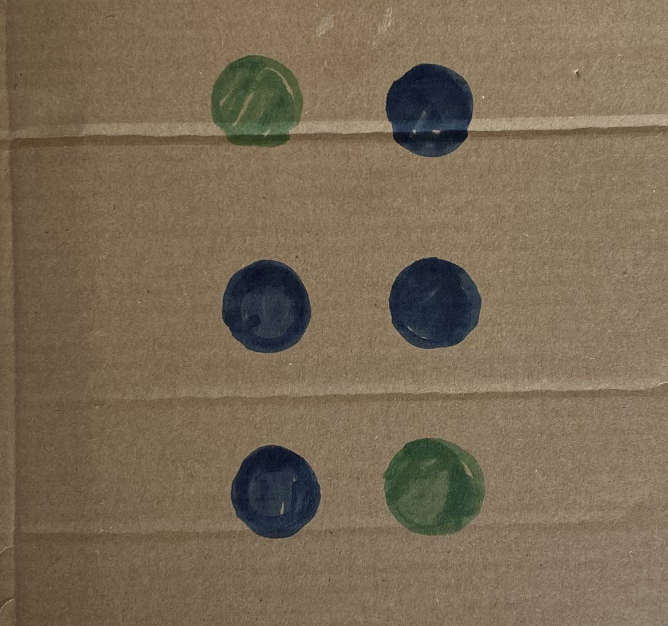
#> input picture src/controller/IMG_2338_3.jpg, 1336 x 1252 px, given in place of the camera (shown at 1/2 size)
$ python Testbench.py
#> lines starting #> are read from the running program, lines starting #| are printed output that depends on the picture; after the words box and inside, x2 and y2 are one past the last pixel; in counts of white or black regions, pixels touching at a corner belong together
### src/controller/circle.py
import sys
import cv2 as cv
import numpy as np

DEFAULT_WIDTH = 640

def circle_detection(frame, return_image=False, width=DEFAULT_WIDTH):
    """
    Detects circles in the given frame.
    Args:
        frame (numpy.ndarray): The frame to detect circles in.
        return_image (bool): Whether to return the processed image with the circles drawn on it.

    Returns:
        list of circles (x, y, radius) if return_image is False
        else (list of circles, processed image)
    """
    # Resize image to so width is 320, keep aspect ratio
    width = 320
    height = int(frame.shape[0] * width / frame.shape[1])
    #src = cv.resize(src, (width, height))

    gray = cv.cvtColor(frame, cv.COLOR_BGR2GRAY)

    # Increase kernel size make it more robust against noise
    # gray = cv.medianBlur(gray, 5)
    gray = cv.medianBlur(gray, 7)


    rows = gray.shape[0]
    circles = cv.HoughCircles(gray, cv.HOUGH_GRADIENT, 1, rows / 8,
                               param1=100, param2=30,
                               minRadius=5, maxRadius=100)


    # Return list circles
    if circles is not None:
        circles = np.uint16(np.around(circles))
        for i in circles[0, :]:
            center = (i[0], i[1])
            # circle center
            #cv.circle(src, center, 1, (0, 100, 100), 3)
            # circle outline
            radius = i[2]
            #cv.circle(src, center, radius, (255, 0, 255), 3)


    #cv.imshow("detected circles", src)
    #cv.waitKey(0)
    if return_image:
        return circles, frame

    if circles is not None:
        return circles[0, :]
    return []


def circle_green_detection(src):

    # Convert the image to HSV color space
    hsv_image = cv.cvtColor(src, cv.COLOR_BGR2HSV)

    # Define the range of green color in HSV
    lower_green = np.array([21, 28, 0])
    upper_green = np.array([71, 255, 113])

    # Create a binary mask using the green color range
    green_mask = cv.inRange(hsv_image, lower_green, upper_green)

    # Perform some morphological operations to reduce noise
    kernel = np.ones((5, 5), np.uint8)
    green_mask = cv.morphologyEx(green_mask, cv.MORPH_OPEN, kernel)
    green_mask = cv.morphologyEx(green_mask, cv.MORPH_CLOSE, kernel)
    # show the green mask
    #cv.imshow("green mask", green_mask)
    rows = green_mask.shape[0]

    find_circle = True
    find_ellep = False

    if find_circle==True:
        circles = cv.HoughCircles(green_mask, cv.HOUGH_GRADIENT, 1, rows / 8,
                                param1=100, param2=30,
                                minRadius=5, maxRadius=100)

        # Return list circles
        if circles is not None:
            circles = np.uint16(np.around(circles))
            for i in circles[0, :]:
                center = (i[0], i[1])
                # circle center
                #cv.circle(src, center, 1, (0, 100, 100), 3)
                # circle outline
                radius = i[2]
                #cv.circle(src, center, radius, (255, 0, 255), 3)

        #cv.imshow("detected circles", src)
        #cv.waitKey(0)

        if circles is not None:
            return circles[0, :]

    if find_ellep == True:
        # find elipse
        contours, hierarchy = cv.findContours(green_mask, cv.RETR_TREE, cv.CHAIN_APPROX_SIMPLE)
        for cnt in contours:
            area = cv.contourArea(cnt)
            if area > 100:
                ellipse = cv.fitEllipse(cnt)
                center = (int(ellipse[0][0]), int(ellipse[0][1]))
                # [5 lines of commented-out code are left out]
        if ellipse is not None:
            return ellipse


    return []

# [14 lines left out: function main, not called in this run]

# [2 lines that do not run on import are left out]

### src/Testbench.py
import cv2
from controller.circle import *
import numpy as np
import time

import cv2 as cv
import numpy as np


class ExponentialMovingAverage:
    def __init__(self, alpha=0.1):
        self.alpha = alpha
        self.value = None

    def update(self, value):
        if self.value is None:
            self.value = value
        else:
            self.value = self.alpha * value + (1 - self.alpha) * self.value

    def get_value(self):
        return self.value


cap = cv.VideoCapture(0)

while True:
    ret, frame = cap.read()
#> frame is the input picture: shape (1252, 1336, 3); mean B, G, R 84.8, 106, 121.7
    width = 320
    height = int(frame.shape[0] * width / frame.shape[1])
#> height = 299
    dim = (width, height)
#> dim = (320, 299)
    frame = cv.resize(frame, dim, interpolation=cv.INTER_AREA)
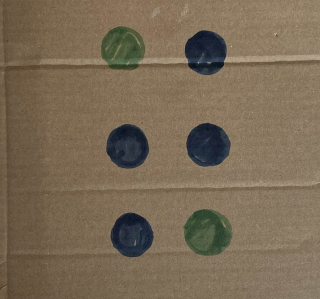
#> frame: shape (299, 320, 3); mean B, G, R 84.8, 106, 121.7
    if not ret:
        break

    all_circles = circle_detection(frame)
#> in circle_detection, `gray = cv.cvtColor(frame, cv.COLOR_BGR2GRAY)`:
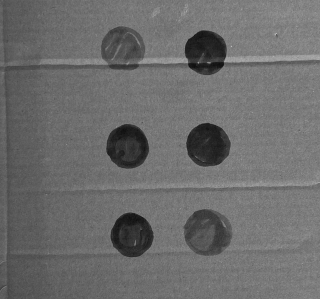
#> gray: shape (299, 320); min 14, max 188, mean 108.3
#> in circle_detection, `circles = cv.HoughCircles(gray, cv.HOUGH_GRADIENT, 1, rows / 8, param1..`: circles = [[207.5, 144.5, 21.4], [208.5, 231.5, 24], [130.5, 234.5, 21.4], [127.5, 148.5, 19.9], [205.5, 49.5, 19.9]]
#> in circle_detection, `circles = np.uint16(np.around(circles))`: circles = [[208, 144, 21], [208, 232, 24], [130, 234, 21], [128, 148, 20], [206, 50, 20]]
#> the loop in circle_detection, `for i in circles[0, :]:` made 5 passes
#> all_circles has the same summary as circles in circle_detection
    goal_circles = circle_green_detection(frame)
#> in circle_green_detection, `hsv_image = cv.cvtColor(src, cv.COLOR_BGR2HSV)`: hsv_image: shape (299, 320, 3); mean H, S, V 23.5, 84.3, 123.5
#> in circle_green_detection, `green_mask = cv.inRange(hsv_image, lower_green, upper_green)`:
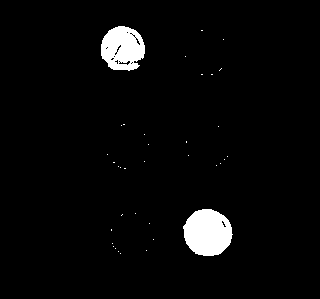
#> green_mask: shape (299, 320); 3.5% white; 36 white regions (34 under 20 px), largest, box (x1, y1, x2, y2) and area: (183, 209, 233, 256) 1802, (101, 26, 145, 71) 1478
#> in circle_green_detection, `green_mask = cv.morphologyEx(green_mask, cv.MORPH_OPEN, kernel)`:
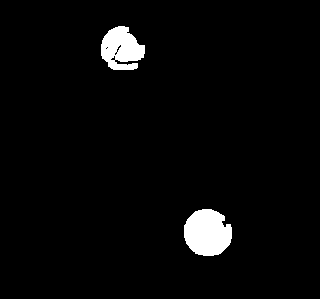
#> green_mask: shape (299, 320); 3.3% white; 2 white regions, box (x1, y1, x2, y2) and area: (184, 209, 232, 256) 1768, (101, 26, 145, 70) 1350
#> in circle_green_detection, `green_mask = cv.morphologyEx(green_mask, cv.MORPH_CLOSE, kernel)`: green_mask: shape (299, 320); 3.4% white; 2 white regions, box (x1, y1, x2, y2) and area: (184, 209, 232, 256) 1783, (101, 26, 145, 70) 1432
#> in circle_green_detection, `circles = cv.HoughCircles(green_mask, cv.HOUGH_GRADIENT, 1, rows / 8, ..`: circles = None
#> goal_circles = []

    cv.line(frame, (0, int(height/2)), (width, int(height/2)), (0, 0, 0), 2)
    cv.line(frame, (int(width/2), 0), (int(width/2), height), (255, 0, 0), 2)
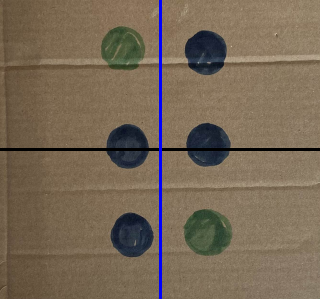
#> frame: shape (299, 320, 3); mean B, G, R 85.6, 104, 119.4

    for circle in all_circles:

        cv.circle(frame, (circle[0], circle[1]), circle[2], (0, 255, 0), 2)
        cv.circle(frame, (circle[0], circle[1]), 2, (0, 0, 255), 3)
#> this loop made 5 passes
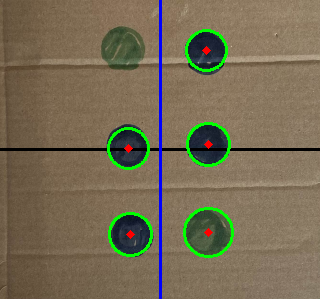
#> frame: shape (299, 320, 3); 2.36% of pixels changed, all inside (x1, y1, x2, y2) = (107, 29, 234, 258)

    for circle in all_circles:
        dist_to_horizontal_line = abs(circle[1] - int(height/2))

        if dist_to_horizontal_line <= circle[2]:
            print("True")
        else:
            print("False")
#> this loop made 5 passes
#> (circle, dist_to_horizontal_line) on passes 1 to 5: ([208, 144, 21], 5), ([208, 232, 24], 83), ([130, 234, 21], 85), ([128, 148, 20], 1), ([206, 50, 20], 99)
#| True
#| False
#| False
#| True
#| False

    cv.imshow('Robot Controller', frame)

    if cv.waitKey(1) & 0xFF == ord('q'):
#> (key q is pressed here)
        break

cap.release()
cv.destroyAllWindows()

$ run again, on src/controller/IMG_2338_4.jpg
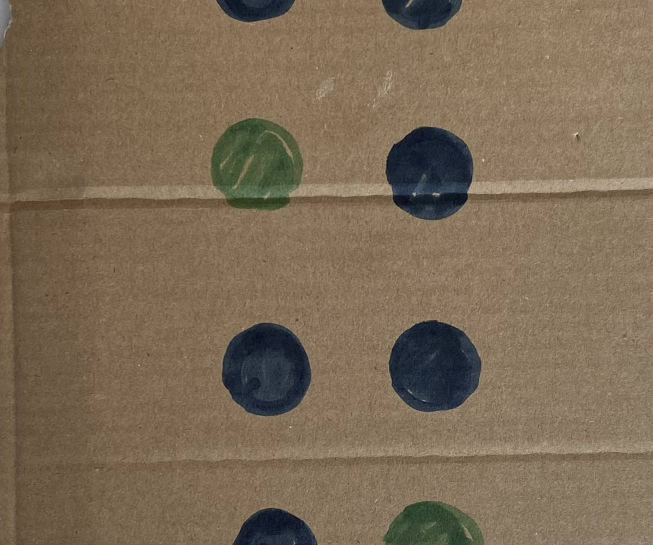
#> input picture src/controller/IMG_2338_4.jpg, 1305 x 1089 px, given in place of the camera (shown at 1/2 size)
#> frame is the input picture: shape (1089, 1305, 3); mean B, G, R 84.9, 106.3, 123.4
#> in circle_detection, `circles = cv.HoughCircles(gray, cv.HOUGH_GRADIENT, 1, rows / 8, param1..`: circles = [[131.5, 180.5, 22.1], [213.5, 179.5, 22.3], [211.5, 82.5, 20.7]]
#> in circle_detection, `circles = np.uint16(np.around(circles))`: circles = [[132, 180, 22], [214, 180, 22], [212, 82, 21]]
#> the loop in circle_detection, `for i in circles[0, :]:` made 3 passes
#> hsv_image: shape (267, 320, 3); mean H, S, V 23.5, 86.7, 125.3
#> in circle_green_detection, `green_mask = cv.morphologyEx(green_mask, cv.MORPH_CLOSE, kernel)`:
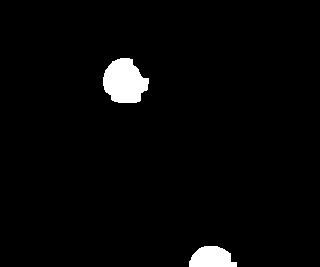
#> green_mask: shape (267, 320); 2.7% white; 2 white regions, box (x1, y1, x2, y2) and area: (103, 58, 149, 103) 1517, (189, 246, 237, 267) 775
#> in circle_green_detection, `circles = cv.HoughCircles(green_mask, cv.HOUGH_GRADIENT, 1, rows / 8, ..`: circles = None
#> goal_circles = []
#> the loop `for circle in all_circles: ` made 3 passes
#> after the loop `for circle in all_circles:`:
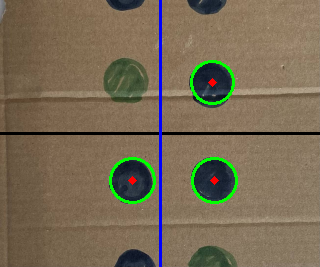
#> frame: shape (267, 320, 3); mean B, G, R 84.3, 106.5, 119.8
#> the loop `for circle in all_circles:` made 3 passes
#> (circle, dist_to_horizontal_line) on passes 1 to 3: ([132, 180, 22], 47), ([214, 180, 22], 47), ([212, 82, 21], 51)
#> (printed output is left out)

$ run again, on src/controller/IMG_2338_6.jpg
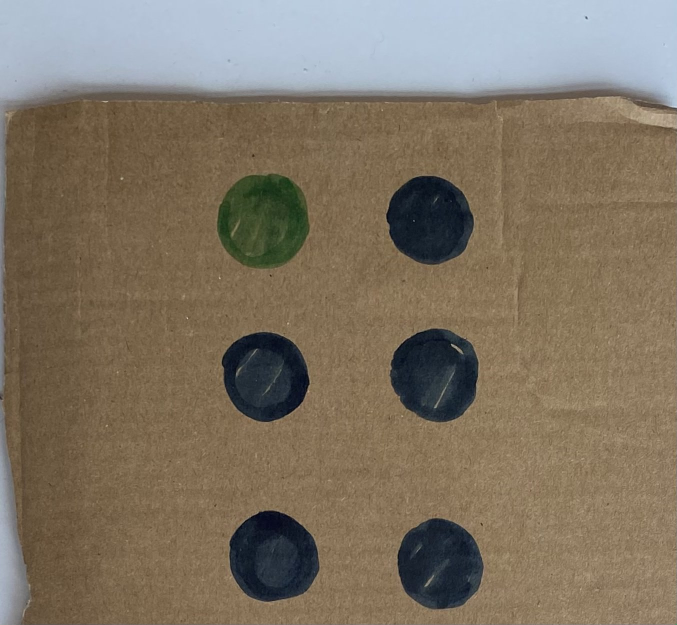
#> input picture src/controller/IMG_2338_6.jpg, 1354 x 1249 px, given in place of the camera (shown at 1/2 size)
#> frame is the input picture: shape (1249, 1354, 3); mean B, G, R 98.5, 115.3, 127
#> in circle_detection, `circles = cv.HoughCircles(gray, cv.HOUGH_GRADIENT, 1, rows / 8, param1..`: circles = [[203.5, 103.5, 20.4], [125.5, 177.5, 20.2], [123.5, 103.5, 21.8], [204.5, 175.5, 20.5], [127.5, 262.5, 20.7], [208.5, 267.5, 19.6]]
#> in circle_detection, `circles = np.uint16(np.around(circles))`: circles = [[204, 104, 20], [126, 178, 20], [124, 104, 22], [204, 176, 20], [128, 262, 21], [208, 268, 20]]
#> the loop in circle_detection, `for i in circles[0, :]:` made 6 passes
#> all_circles has the same summary as circles in circle_detection
#> hsv_image: shape (295, 320, 3); mean H, S, V 38, 84.2, 133.4
#> in circle_green_detection, `green_mask = cv.inRange(hsv_image, lower_green, upper_green)`:
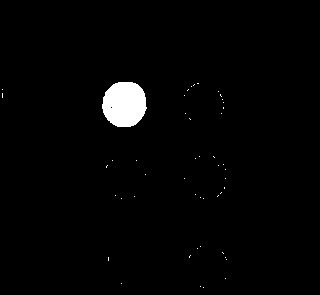
#> green_mask: shape (295, 320); 1.8% white; 48 white regions (47 under 20 px), largest, box (x1, y1, x2, y2) and area: (102, 82, 147, 127) 1615
#> in circle_green_detection, `circles = cv.HoughCircles(green_mask, cv.HOUGH_GRADIENT, 1, rows / 8, ..`: circles = None
#> goal_circles = []
#> the loop `for circle in all_circles: ` made 6 passes
#> after the loop `for circle in all_circles:`:
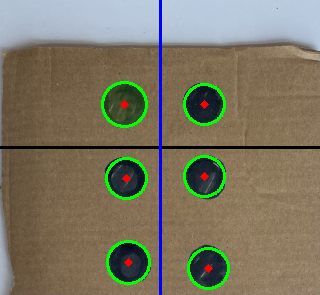
#> frame: shape (295, 320, 3); mean B, G, R 97.4, 117.6, 123.2
#> the loop `for circle in all_circles:` made 6 passes
#> (circle, dist_to_horizontal_line) on passes 1 to 6: ([204, 104, 20], 43), ([126, 178, 20], 31), ([124, 104, 22], 43), ([204, 176, 20], 29), ([128, 262, 21], 115), ([208, 268, 20], 121)
#> (printed output is left out)
